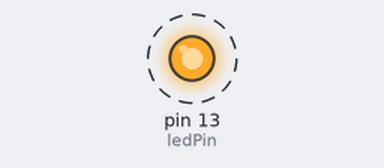
The sketch below on a simulated Arduino Uno, built with avr-gcc and run on an emulated ATmega328P. On the bench: output pins drawn as LEDs (lit = HIGH). Dashed ring = blinking. What the sketch prints to the serial monitor is not drawn.

Above: at 0.2 s.
Timing chart, 0 to 3.0 s (numbered marks = the images above):
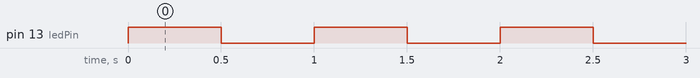

Measured:
- by itself, pin 13 (ledPin): alternates HIGH for 0.50 s and LOW for 0.50 s

The sketch:

hello_world.ino
```cpp
 int ledPin = 13;

 void setup() {
  Serial.begin(9600);
  Serial.println("Hello meteors!");
  pinMode(ledPin, OUTPUT);
 }

 void loop() {
  digitalWrite(ledPin, !digitalRead(ledPin));
  delay(500);
 }
```
